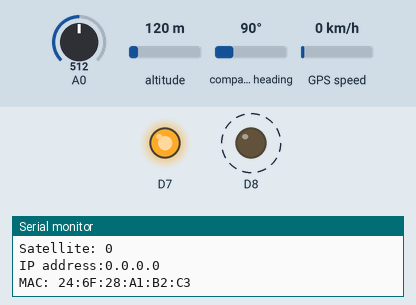
Simulated run of this sketch. Board: ESP8266 (NodeMCU). On the bench: output pins drawn as LEDs (lit = HIGH), the last lines printed to the serial monitor. Dashed ring = blinking. Inputs (shaded band) come from the test bench; at power-on: A0 = 512, altitude 120 m, compass heading 90°, GPS speed 0 km/h. WiFi joins after 1.5 s; servers stay silent unless stated; uploads are accepted with an empty reply; the GPS gets a fix after 3 s at 37.7749, -122.4194 with 8 satellites.

Above: at 0.5 s.
At 2.2 s:
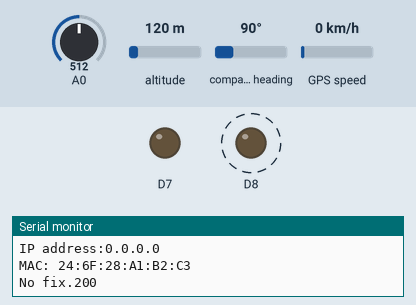
Timing chart, 0 to 5.3 s (numbered marks = the images above):
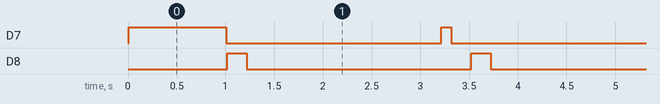

Measured:
- by itself, D7: repeats every 2.3 s: LOW 2.2 s, HIGH 0.10 s
- by itself, D8: alternates HIGH for 0.20 s and LOW for 2.1 s

The sketch:

Esp.ino
```cpp
#include <TinyGPS++.h>
#include <SoftwareSerial.h>
#include <ESP8266WiFi.h>
#include <ESP8266HTTPClient.h>
#include <Ethernet.h>
#include <ArduinoOTA.h>

//Device ID
String id = String(WiFi.macAddress()).substring(12);
int num = 1;


//Firmware
String fw = "1.3";

//WiFi Info
const char *essid="beacontest";
const char *key="123456789";

const char* apssid = id.c_str();    // Имя точки доступа
const char* appassword = "naviboat2019";
//WebAPi Info
int computerHostPort = 5050;
String url = "/api/GpsDatasApi";
String ipStr = "http://naviboat.ru:5050";

//Board Options
int status = WL_IDLE_STATUS;
static const int RXPin = D5, TXPin = D6;
static const uint32_t GPSBaud = 9600;
SoftwareSerial ss(RXPin, TXPin);
TinyGPSPlus gps;
WiFiClient clientCommon;

int battery = 0;
String send_status = "\"Online\"";
bool firstBoot = true;


void setup() {
  pinMode(D7, OUTPUT);
  pinMode(D8, OUTPUT);
  Serial.begin(115200);
  WiFi.mode(WIFI_AP_STA);
  WiFi.softAP(apssid, appassword);
  ss.begin(GPSBaud);
WiFi.begin(essid,key);
/*if(WiFi.status() != WL_CONNECTED)
{
digitalWrite(D7, HIGH);    // выключаем светодиод
    delay(1000);
    Serial.print("No wifi connect");
digitalWrite(D7, LOW);   // включаем светодиод
}
else{digitalWrite(D7, HIGH);    // выключаем светодиод
    delay(250);
digitalWrite(D7, LOW);   // включаем светодиод

}*/
Serial.println("WiFi connected");
  Serial.print("Connected, IP address: ");
  Serial.println(WiFi.localIP());

  // строчка для номера порта по умолчанию
  // можно вписать «8266»:
  // ArduinoOTA.setPort(8266);

  // строчка для названия хоста по умолчанию;
  // можно вписать «esp8266-[ID чипа]»:
  // ArduinoOTA.setHostname("myesp8266");

  // строчка для аутентификации
  // (по умолчанию никакой аутентификации не будет):
  // ArduinoOTA.setPassword((const char *)"123");

  ArduinoOTA.onStart([]() {
    Serial.println("Start");  //  "Начало OTA-апдейта"
  });
  ArduinoOTA.onEnd([]() {
    Serial.println("\nEnd");  //  "Завершение OTA-апдейта"
  });
  ArduinoOTA.onProgress([](unsigned int progress, unsigned int total) {
    Serial.printf("Progress: %u%%\r", (progress / (total / 100)));
  });
  ArduinoOTA.onError([](ota_error_t error) {
    Serial.printf("Error[%u]: ", error);
    if (error == OTA_AUTH_ERROR) Serial.println("Auth Failed");
    //  "Ошибка при аутентификации"
    else if (error == OTA_BEGIN_ERROR) Serial.println("Begin Failed");
    //  "Ошибка при начале OTA-апдейта"
    else if (error == OTA_CONNECT_ERROR) Serial.println("Connect Failed");
    //  "Ошибка при подключении"
    else if (error == OTA_RECEIVE_ERROR) Serial.println("Receive Failed");
    //  "Ошибка при получении данных"
    else if (error == OTA_END_ERROR) Serial.println("End Failed");
    //  "Ошибка при завершении OTA-апдейта"
  });
  ArduinoOTA.begin();
  if(ss.available())
      gps.encode(ss.read());
print_status(); //Print status
}

void loop() {
if(WiFi.status() != WL_CONNECTED)
{
digitalWrite(D7, HIGH);    // выключаем светодиод
    delay(1000);
    Serial.print("No wifi connect");
digitalWrite(D7, LOW);   // включаем светодиод
}
else{digitalWrite(D7, HIGH);    // выключаем светодиод
    delay(100);
digitalWrite(D7, LOW);   // включаем светодиод

}

// read the input on analog pin 0:
  int avgsensor = 0;
  int sensorValue = 0;
  for (int i =0; i < 3; i++)
  {
  int sensorValue = analogRead(A0);
avgsensor = avgsensor + sensorValue;

  }

  // Convert the analog reading (which goes from 0 - 1023) to a voltage (0 - 3.2V):
 battery = (avgsensor / 3) * (3.2 / 1023.0)* 5.465 * 100;
  // print out the value you read:
    Serial.print("sensorValue: ");
  Serial.println(sensorValue);
    Serial.print("voltage: ");
  Serial.println(battery);


  ArduinoOTA.handle();
  print_status(); //Print status

if(firstBoot && WiFi.status() == WL_CONNECTED )
{
  String sendDataPut = "{\"id\":\""+id+"\",\"Number\":"+String(num)+",\"Latitude\":"+String(-1)+",\"Lontitude\":"+String(-1)+",\"Satellite\":"+String(gps.satellites.value(), DEC)+",\"Battery\":"+String(battery, DEC) +",\"Status\":"+send_status+"}";
  SendPostRequest(sendDataPut);
  firstBoot = false;
}
//Если спутников больше 3, отправляем данные
if (gps.satellites.value()>3)
      {
digitalWrite(D8, HIGH);   // включаем светодиод
  String sendDataPut = "{\"id\":\""+id+"\",\"Number\":"+String(num)+",\"Latitude\":"+String(gps.location.lat(),11)+",\"Lontitude\":"+String(gps.location.lng(),11)+",\"Satellite\":"+String(gps.satellites.value(), DEC)+",\"Battery\":"+String(battery, DEC) +",\"Status\":"+send_status+"}";
  SendPutRequest(sendDataPut,id);
digitalWrite(D8, LOW);    // выключаем светодиод
  delay(1000);
  }else
  {
//Тушить диод отправки данных
     Serial.print("No fix.");
digitalWrite(D8, HIGH);   // включаем светодиод
     String sendDataPut = "{\"id\":\""+id+"\",\"Number\":"+String(num)+",\"Latitude\":"+String(0)+",\"Lontitude\":"+String(-1)+",\"Satellite\":"+String(gps.satellites.value(), DEC)+",\"Battery\":"+String(battery, DEC) +",\"Status\":"+send_status+"}";
     SendPutRequest(sendDataPut,id);
digitalWrite(D8, LOW);    // выключаем светодиод
     delay(1000);
  }
   smartDelay(1000);//считываение данных с GPS устройства
 }

String SendPostRequest(String data) {
HTTPClient http;
http.begin(ipStr+url);  //Specify request destination
http.addHeader("Content-Type", "application/json");
int httpCode = http.POST(data);   //Send the request
   String payload = http.getString();//Get the response payload
   Serial.println(httpCode);   //Print HTTP return code
   Serial.println(payload);    //Print request response payload

   http.end();  //Close connection
   return payload;
}

String  SendPutRequest(String data,String id) {
HTTPClient http;
http.begin(ipStr+url+"/"+id);  //Specify request destination
http.addHeader("Content-Type", "application/json");
int httpCode = http.PUT(data);   //Send the request
String payload = http.getString();//Get the response payload
Serial.println(httpCode);   //Print HTTP return code
Serial.println(payload);    //Print request response payload
http.end();  //Close connection
return payload;
}

static void smartDelay(unsigned long ms)
{
  unsigned long start = millis();
  do
  {
    while (ss.available())
      gps.encode(ss.read());
  } while (millis() - start < ms);
}
static void print_status()
{
  Serial.print("Board ID: ");  //  Id
  Serial.println(id);
  Serial.print("Board ID: ");  //  Firmware
  Serial.println(fw);
  Serial.print("Battery: ");  //  Battery
  Serial.println(battery);
  Serial.print("Satellite: ");  //  Satellite
  Serial.println(gps.satellites.value());
  Serial.print("IP address:");  //  "IP-адрес: "
  Serial.println(WiFi.localIP());
  Serial.print("MAC: ");
   Serial.println(WiFi.macAddress());
   if (millis() > 5000 && gps.charsProcessed() < 10)
  {
    Serial.println(F("No GPS detected: check wiring."));
  }


}
```
